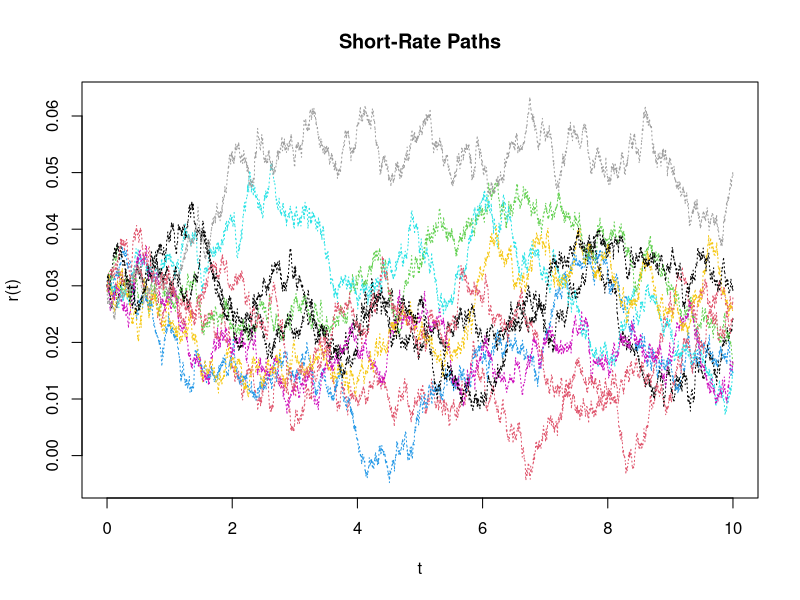
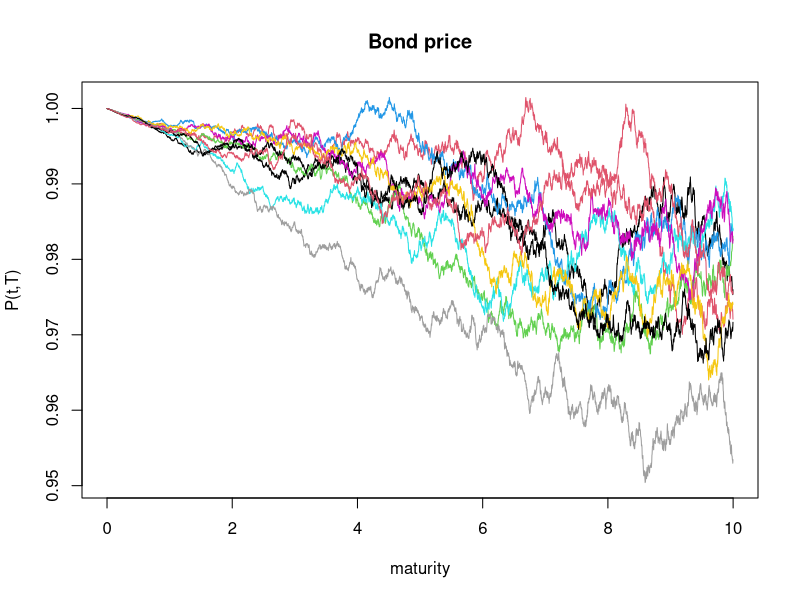

These charts were generated, in order, by the following R code:
## ---- chunk 1
knitr::opts_chunk$set(echo = TRUE)
## ---- chunk 2
# Simulate Vasicek r(t)
set.seed(3)

# parameter 설정
r0 <- 0.03
a <- 0.2
b <- 0.03
sigma <- 0.01
n <- 10    # trials
T <- 10    # (10년만기 국고채)
h <- 3600    # subintervals
dt <- T/h   


# 시나리오 행렬 생성
v_m <- as.data.frame(matrix(data=0, ncol = 21, nrow = h+1)) 
v_m[1,1:10] <- r0
colnames(v_m)=c("scenario1","scenario2","scenario3","scenario4","scenario5",
                "scenario6","scenario7","scenario8","scenario9","scenario10", 
                "price1", "price2", "price3", "price4", "price5",
                "price6", "price7", "price8", "price9", "price10","t")

for(j in 1:n){
  for(i in 2:(h+1)){
    dr <- a*(b-v_m[i-1,j])*dt + sigma*sqrt(dt)*rnorm(1,0,1)   # dr = a(b-r)dt + sigma*dz, where dz~N(0,dt) > using normal approximation
    v_m[i,j] <- v_m[i-1,j] + dr   # r(t)
  }
} 

v_m[,21] <- seq(0, 3600)
v_m[,21] <- v_m[,21]/3600


# plot r(t)
t <- seq(0, T, dt)
matplot(t, v_m[,1:10], type="l", lty=3, col = 1:10, main="Short-Rate Paths", ylab="r(t)") 



# pricing bond
Bondprice <- function(rt, a, b, sigma, k){
  rbar <- b-(0.5*sigma^2/a^2)  # k= T-t
  b.t <- (1/a)*(1-exp(-k*a))   # B(t,T) 
  a.t <- exp(rbar*(b.t-k)-(b.t^2*sigma^2/(4*a)))   # A(t,T)
  return(a.t*exp(-b.t*rt))
}

for (i in 1:h+1){
  for (j in 1:n){
    v_m[i,j+10] <- Bondprice(v_m[i,j], a, b, sigma, v_m[i,21])  
  }
  
}

v_mp <- v_m[-1,]

matplot(seq(1/3600,T,dt), v_mp[,11:20], type="l", lty=1, col = 1:10, main="Bond price", ylab="P(t,T)", xlab = "maturity")
